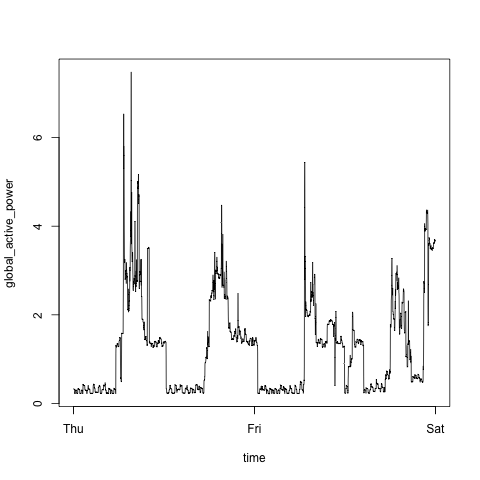

Write the R code that produced this figure.
# 1. Read the dataset with prepare_data.R
## By default, the dataset is stored in "df"
source("prepare_data.R")

# 2. Plot the data
dev.off()
## In prepare_data.R, the "date" and "time" columns have already been 
## combined into one column "time" to make it eaiser to plot.
with(df, plot(time, global_active_power, type = "l"))

# 3. Save to plot2.png
dev.copy(device = png, file = "plot2.png", width = 480, height = 480)
dev.off()